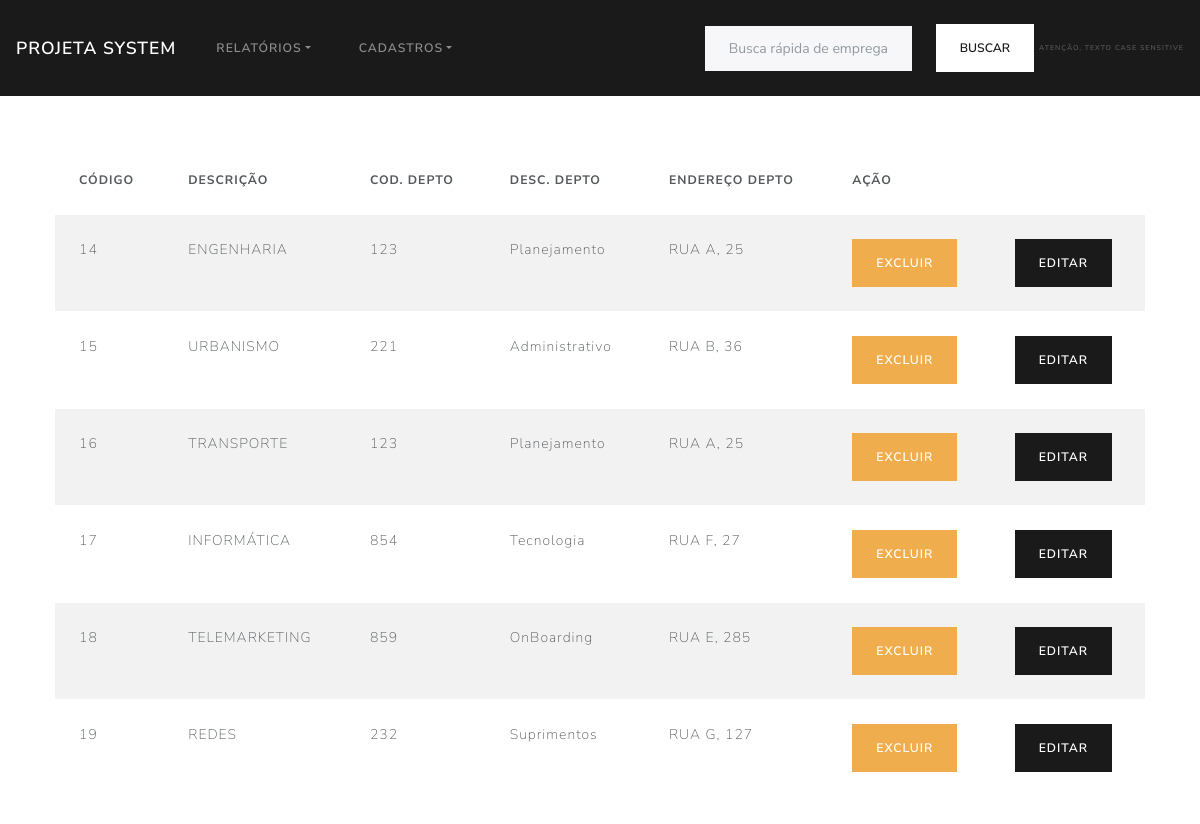
The app's page /App/View/relatorioProjeto.php with its own data.
### tables this page shows
CREATE TABLE `projeto` (
  `codigo` int(11) NOT NULL,
  `descricao` varchar(200) NOT NULL,
  `cod_depto` int(11) NOT NULL
);

CREATE TABLE `depto` (
  `cod_depto` int(11) NOT NULL,
  `nome` varchar(200) NOT NULL,
  `endereco` varchar(200) DEFAULT NULL
);

### App/Controller/ProjetoController.php (called while the page is built, shortened)
<?php
if (isset($_POST['formPost'])== true && $_POST['formPost']=='listar') {
    $projetoDao = new \App\DAO\ProjetoDAO();
    $listagemProjetos = $projetoDao->ListarProjeto();
    return $listagemProjetos;
}

### App/Config/Conexao.php (called while the page is built, shortened)
<?php
    class Conexao{
        private static $instanciaBanco;
        public static function getConexaoBD(){
            if(!isset(self::$instanciaBanco)):
                self::$instanciaBanco = new \PDO('mysql:host=localhost;dbname=projetasistema; charset=utf8', 'root', '');
            endif;
                return self::$instanciaBanco;
        }
    }

### App/DAO/ProjetoDAO.php (called while the page is built, shortened)
<?php
class ProjetoDAO{
        public function ListarProjeto(){
            $sqlListarProjeto = "SELECT * FROM projeto p
                                   JOIN depto d
                                     ON d.cod_depto = p.cod_depto";
            $smtp = Conexao::getConexaoBD()->prepare($sqlListarProjeto);
            $smtp->execute();
            $numRows = $smtp->rowCount();
            if ($numRows > 0) {
                $listaProjetos = $smtp->fetchAll(\PDO::FETCH_ASSOC);
                return $listaProjetos;
            }else{
                return[];
            }
        }
    }

### App/View/relatorioProjeto.php (the view, shortened to what this page needs)
<?php
require_once "header.php";
$listagem = require_once "../Controller/ProjetoController.php";
?>
<div class="container">
    <div class="div_center">
        <table class="table table-striped table-secondary">
            <thead>
                <tr>
                    <th>Código</th>
                    <th>Descrição</th>
                    <th>Cod. Depto</th>
                    <th>Desc. Depto</th>
                    <th>Endereço Depto</th>
                    <th colspan="2">Ação</th>
                </tr>
            </thead>
            <tbody>
                <?php
                foreach ($listagem as $key => $value) {?>
                <tr>
                    <td><?= $value['codigo']?></td>
                    <td><?= $value['descricao']?></td>
                    <td><?= $value['cod_depto']?></td>
                    <td><?= $value['nome']?></td>
                    <td><?= $value['endereco']?></td>
                    <td><a href="../Controller/ProjetoController.php?formGet=excluir&codigo=<?= $value['codigo']?>" class="btn btn-warning">Excluir</a></td>
                    <td><a href="editarProjeto.php?formGet=alterar&codigo=<?= $value['codigo']?>" class="btn btn-primary">Editar</a></td>
                </tr>
                <?php  } ?>
            </tbody>
        </table>
    </div>
</div>
<?php
require_once "../View/footer.php";
?>

### App/Structure/Css/styleGeral.css (style rules this page uses)
.div_center { margin: auto; width: 100%; padding: 10px; margin-top: 40px; margin-bottom: 40px; overflow-y: auto; border-radius: 2%; }

### records on screen
projeto: codigo "14", descricao "ENGENHARIA", cod_depto.cod_depto "123", cod_depto.nome "Planejamento", cod_depto.endereco "RUA A, 25"
projeto: codigo "15", descricao "URBANISMO", cod_depto.cod_depto "221", cod_depto.nome "Administrativo", cod_depto.endereco "RUA B, 36"
projeto: codigo "16", descricao "TRANSPORTE", cod_depto.cod_depto "123", cod_depto.nome "Planejamento", cod_depto.endereco "RUA A, 25"
projeto: codigo "17", descricao "INFORMÁTICA", cod_depto.cod_depto "854", cod_depto.nome "Tecnologia", cod_depto.endereco "RUA F, 27"
projeto: codigo "18", descricao "TELEMARKETING", cod_depto.cod_depto "859", cod_depto.nome "OnBoarding", cod_depto.endereco "RUA E, 285"
projeto: codigo "19", descricao "REDES", cod_depto.cod_depto "232", cod_depto.nome "Suprimentos", cod_depto.endereco "RUA G, 127"
